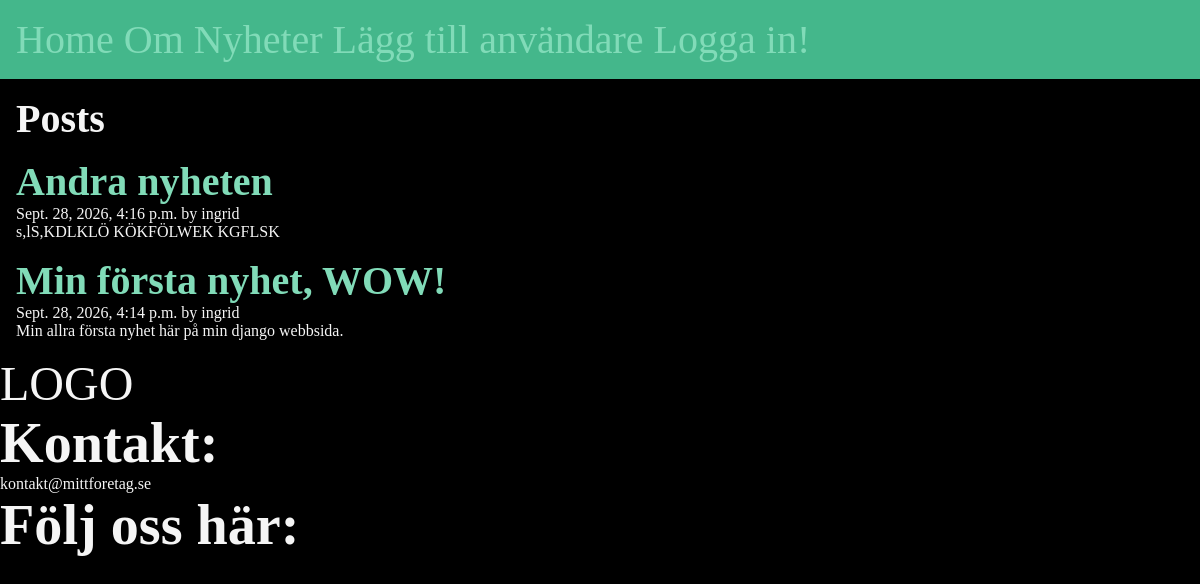
/posts/, run on the app's committed database.
### posts/models.py (models this page shows, shortened)
class Post(models.Model):
    title = models.CharField(max_length=75)
    body = models.TextField()
    slug = models.SlugField()
    date = models.DateTimeField(auto_now_add=True)
    banner = models.ImageField(default='fallback.png', blank=True)
    author = models.ForeignKey(User, on_delete=models.CASCADE, default=None)

### posts/views.py (the view)
def posts_list(request):
    posts = Post.objects.all().order_by('-date')
    return render(request, 'posts/posts_list.html', {'posts': posts})

### posts/templates/posts/posts_list.html (shortened to what this page needs)
{% extends 'layout.html' %}
{% block content %}
    <section>
    <h1>Posts</h1>
        {% for post in posts %}
            <article class="post">
                <h2>
                    <a href="{% url 'posts:page' slug=post.slug %}">
                        {{ post.title }}
                    </a>
                </h2>
                <p>{{ post.date }} by {{ post.author }}</p>
                <p>{{ post.body }}</p>
            </article>
        {% endfor %}
    </section>
{% endblock %}

### static/css/style.css (style rules this page uses)
* { margin: 0; padding: 0; box-sizing: border-box; }
body { min-height: 100vh; background-color: black; color: whitesmoke; font-size: 3rem; }
section { display: flex; flex-flow: column; gap: 1rem; }
h1, h2 { font-size: 2.5rem; }
p { font-size: 1rem; }
a { text-decoration: none; color: #81dbb8; }

### data on the page
Post: title "Andra nyheten", date "Sept. 28, 2026, 4:16 p.m.", author "ingrid", body "s,lS,KDLKLÖ KÖKFÖLWEK KGFLSK"
Post: title "Min första nyhet, WOW!", date "Sept. 28, 2026, 4:14 p.m.", author "ingrid", body "Min allra första nyhet här på min django webbsida."
